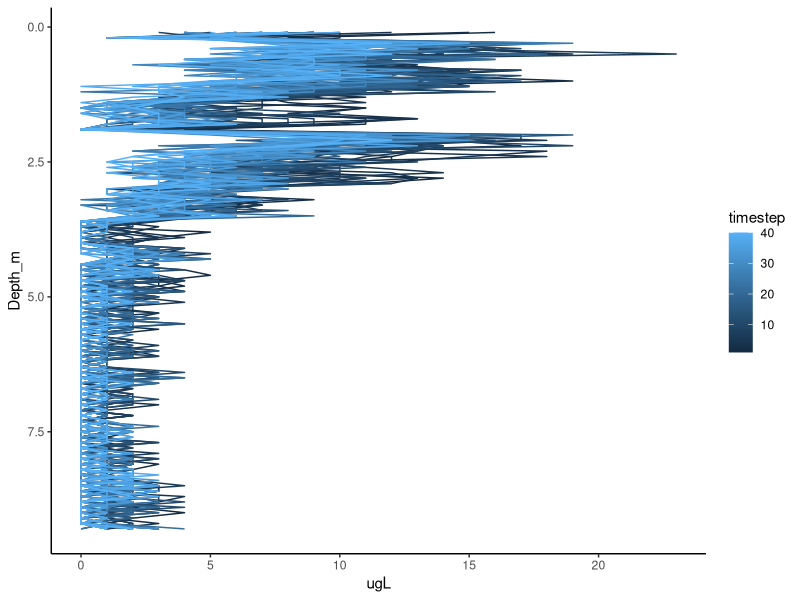

This figure's R source:
## ---- chunk 1
# =============================================================================
# Load packages
# =============================================================================
library(tidyverse)

# =============================================================================
# Movement function
# =============================================================================
movement <- function(inds, yloc = 2, ymax = 9.3){
    total_inds   <- dim(inds)[1]; # Get the number of individuals in inds
    move_dists   <- c(-0.1, 0, 0.1);  # Define the possible distances to move
    y_move       <- sample(x = move_dists, size = total_inds, replace = TRUE);
    inds[, yloc] <- inds[, yloc] + y_move;
    # =========   The reflecting boundary is added below
    for(i in 1:total_inds){ 
        if(inds[i, yloc] > ymax){         # If it moved past the maximum depth
            inds[i, yloc] <- ymax;        # Then move it back to the maximum depth
        }
        if(inds[i, yloc] < 0.1){            # If it moved below 0.1 (above surface)
            inds[i, yloc] <- 0.1;           # Then move it back to 0.1 (surface)
        }
    } 
    # =========  Now all individuals should stay on the landscape
    return(inds);
}

# =============================================================================
# Birth function
# =============================================================================
birth <- function(inds, lambda = 0.5, repr_col = 4){
    total_inds       <- dim(inds)[1]; # Get the number of individuals in inds
    ind_cols         <- dim(inds)[2]; # Total inds columns
    inds[, repr_col] <- rpois(n = total_inds, lambda = lambda); 
    total_off        <- sum(inds[, repr_col]);
    # ---- We now have the total number of new offspring; now add to inds
    new_inds     <- array(data = 0, dim = c(total_off, ind_cols));
    new_inds[,1] <- rnorm(n = dim(new_inds)[1], mean = 23, sd = 3);
    new_inds[,2] <- sample(x = 1:8, size = dim(new_inds)[1], replace = TRUE);
    new_inds[,3] <- sample(x = 1:8, size = dim(new_inds)[1], replace = TRUE);
    # ---- Our new offspring can now be attached in the inds array
    inds <- rbind(inds, new_inds);
    return(inds);
}

# =============================================================================
# Death function
# =============================================================================
death <- function(inds, xlen = 8, ylen = 8, dcol = 5, xcol = 2, ycol = 3){
    for(xdim in 1:xlen){      # For each row `xdim` of the landscape...
        for(ydim in 1:ylen){  # For each col `ydim` of the landscape...
            # Get the total number of individuals on the landscape cell
            on_cell <- sum( inds[, xcol] == xdim & inds[, ycol]  == ydim);
            # Only do something if on_cell is more than one
            if(on_cell > 1){
                # Get all of the occupants on the cell
                occupants <- which(inds[, xcol] == xdim & inds[, ycol] == ydim);
                # Sample all but one random occupants to die
                rand_occ  <- sample(x = occupants, size = on_cell - 1);
                # Then add their death to the last column of inds
                inds[rand_occ, dcol] <- 1;
            }
        }
    }
    return(inds);
}

# =============================================================================
# Simulate phytoplankton dynamics
# =============================================================================
# ----- Initialise individuals (phytos)
# TMRW: pick back up here
# Pull in an example FP profile
fp <- read_csv("./data/FluoroProbe_2018-08-02_FCR_50.csv")

# Create inds by looping through each depth increment and then creating that number of individuals at that depth based on ug/L
depths <- seq(from = 0.1, to = 9.3, by = 0.1)

inds <- NULL

for(i in 1:length(depths)){
  temp <- fp[i,]
  
  temp.df <- array(data = 0, dim = c(round(temp$TotalConcNoMixed_ugL,0),2))
  temp.df[,1] <- 1 #placeholder for taxon ID or some other trait
  temp.df[,2] <- depths[i]
  
  inds <- rbind(inds, temp.df)
}
colnames(inds) <- c("PFG","yloc")

# ----- Initialise environment (water temperature)

env <- array(data = 0, dim = c(length(depths),2))
  env[,1] <- 10 #water temperature; constant for now
  env[,2] <- depths
colnames(env) <- c("wt","yloc")

# ---- Start the simulation as before
ts         <- 0;
time_steps <- 40;
inds_hist  <- NULL;
while(ts < time_steps){
    inds            <- movement(inds); 
    #inds            <- birth(inds, lambda = 1.5);
    #inds            <- death(inds);
    #inds            <- inds[inds[, 5] == 0,]; # Retain living
    ts              <- ts + 1; 
    inds_hist[[ts]] <- inds;
}

# =============================================================================
# Print the results
# =============================================================================
ind_yloc <- array(data = NA, dim = c(40,length(depths)+1));
colnames(ind_yloc) <- c("timestep",depths)
for(i in 1:40){
  for(j in 1:length(depths)){
    ind_yloc[i, 1] <- i;                      # Save the time step
    ind_yloc[i, j+1] <- length(inds_hist[[i]][which(inds_hist[[i]][,2] == depths[j]),1]); # Save the number of individuals at each depth
  }
}
print(ind_yloc);

# =============================================================================
# Plot the results
# =============================================================================
plot_yloc <- data.frame(ind_yloc) %>%
  gather(X0.1:X9.3, key = "Depth_m",value = "ugL") %>%
  mutate(Depth_m = as.double(substring(Depth_m, 2)))
head(plot_yloc)

ggplot(data = plot_yloc, aes(x = ugL, y = Depth_m, group = timestep, color = timestep))+
  geom_path()+
  scale_y_reverse()+
  theme_classic()
